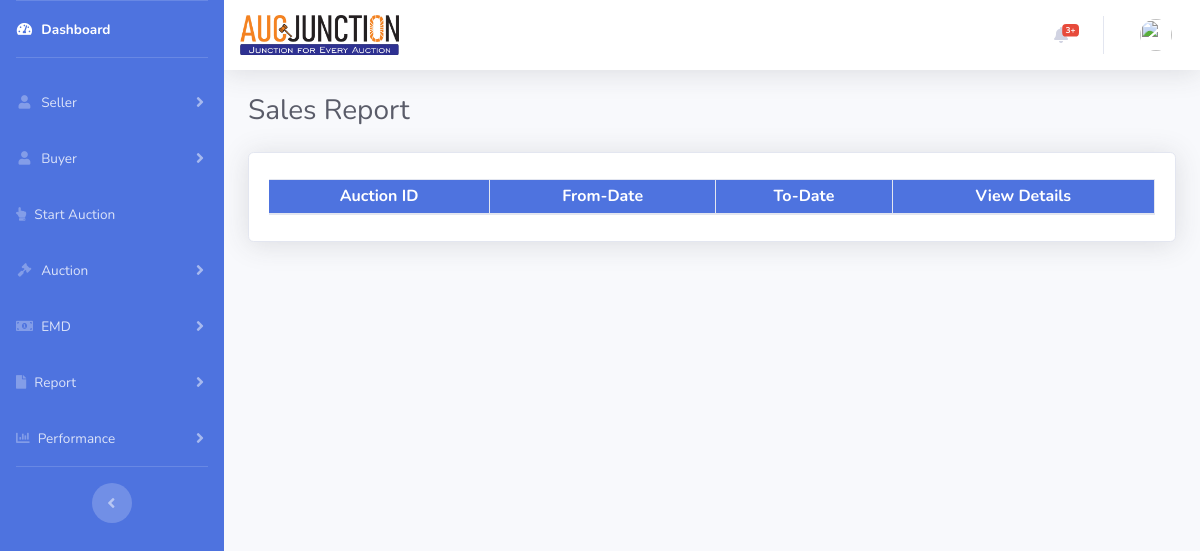
Before: /index.php/admin_salesreport with the older database file.
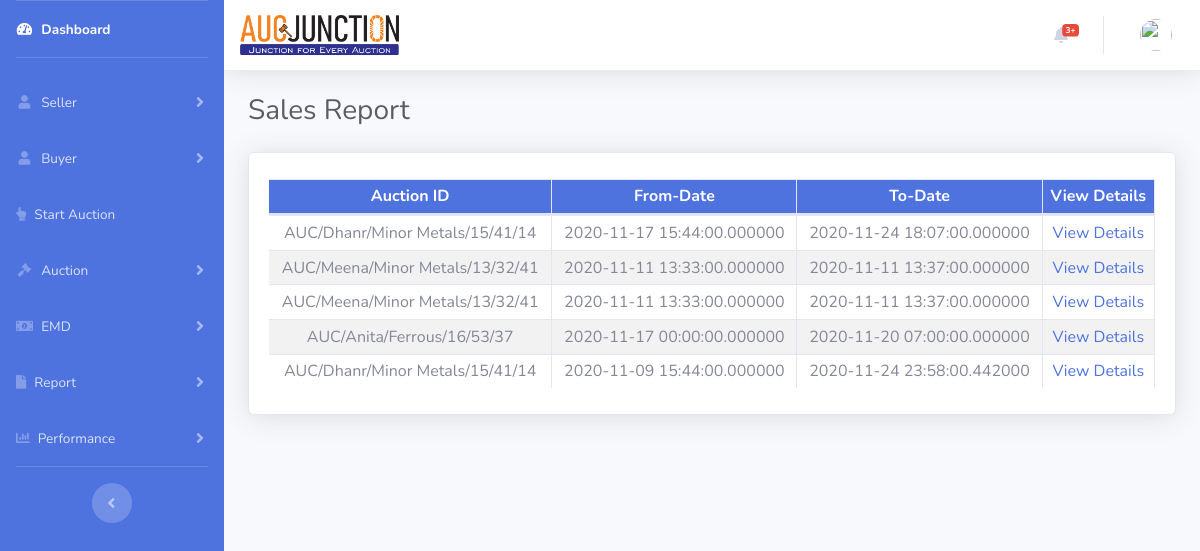
After: the same page with the newer database file.
### tables this page shows
CREATE TABLE `biddercart` (
  `id` int(11) NOT NULL,
  `bidderusername` varchar(100) DEFAULT NULL,
  `auctiontype` tinyint(1) DEFAULT NULL,
  `auctionid` varchar(200) DEFAULT NULL,
  `lotno` varchar(200) DEFAULT NULL,
  `aucstartdate_time` datetime(6) DEFAULT NULL,
  `aucclosedate_time` datetime(6) DEFAULT NULL,
  `bidstart` varchar(50) DEFAULT NULL,
  `bidprice` varchar(50) DEFAULT NULL,
  `bidmaxvalue` varchar(100) DEFAULT NULL,
  `bidamount` varchar(100) DEFAULT NULL,
  `emdpaid` tinyint(1) DEFAULT NULL,
  `emdrequest` tinyint(1) DEFAULT NULL,
  `emd_paid_dd` tinyint(1) DEFAULT NULL,
  `upload_dd` text DEFAULT NULL,
  `mybid_val` varchar(200) DEFAULT NULL,
  `abidmaxvalue` varchar(50) DEFAULT NULL,
  `abidslab` varchar(50) DEFAULT NULL,
  `abidding` tinyint(1) NOT NULL DEFAULT 0
);

### application/controllers/Admin_salesreport.php (called while the page is built, shortened)
<?php
class Admin_salesreport extends CI_Controller {
	public function index()
	{
		$this->load->helper(array('url','html','date'));
		$time =  Date('Y-m-d H:i:s');
		$this->load->model('Admin_model');
		$data['sqldat'] = $this->Admin_model->dateclosedauc('biddercart',$time);
		$this->load->library('session');
		$sess = array('sessi'=>$this->session->userdata('username'));
		$this->load->view('admin/header',$sess);
		$this->load->view('admin/salesreport',$data);
		$this->load->view('admin/footer');
	}
}

### index.php (called while the page is built, shortened)
<?php
require_once BASEPATH.'core/CodeIgniter.php';
?>

### application/models/Admin_model.php (called while the page is built, shortened)
<?php
   class Admin_model extends CI_Model {
	 public function dateclosedauc($table, $date){
			$this->db->select('*');
			$this->db->from($table);
			$this->db->where('aucclosedate_time <', $date);
			$query = $this->db->get();
			return $query->result();
		}
   }
?>

### application/views/admin/salesreport.php (the view, shortened to what this page needs)
        <div class="container-fluid">
      <div class="d-sm-flex align-items-center justify-content-between mb-4">
            <h1 class="h3 mb-0 text-gray-800">Sales Report</h1>
          </div>
          <div class="row">
			<div class="col-xl-12 col-lg-7">
          <div class="card shadow mb-4">
            <div class="card-body">
              <div class="table-responsive">
		<table class="table table-striped table-bordered table-sm text-center mt-5" id="dataTable" width="100%" cellspacing="0">
				<thead class="bg-primary text-white">
				<tr>
					<th>Auction ID</th>
					<th>From-Date</th>
					<th>To-Date</th>
					<th>View Details</th>
				</tr>
				</thead>
				<tbody>
					<tr>
						<?php  foreach($sqldat as $sqldata){ ?>
					<tr><td><?php echo $sqldata->auctionid; ?></td>
					<td class="up"><?php echo $sqldata->aucstartdate_time; ?></td>
					<td class="up"><?php echo $sqldata->aucclosedate_time; ?></td>
					<td class="up"><a href="<?php  echo base_url()."Admin_salesdata/index/".str_ireplace('/','-',$sqldata->auctionid);?>">View Details</a></td>
				</tr>
				<?php  } ?>
					</tr>
				</tbody>
		 </table>
		</div>
		</div>
		</div>
		</div>
		</div>
    </div>
  </div>
</body>
</html>

Changed rows visible on the page:
added biddercart: auctionid "AUC/Dhanr/Minor Metals/15/41/14", aucstartdate_time "2020-11-17 15:44:00.000000", aucclosedate_time "2020-11-24 18:07:00.000000"
added biddercart: auctionid "AUC/Meena/Minor Metals/13/32/41", aucstartdate_time "2020-11-11 13:33:00.000000", aucclosedate_time "2020-11-11 13:37:00.000000"
added biddercart: auctionid "AUC/Meena/Minor Metals/13/32/41", aucstartdate_time "2020-11-11 13:33:00.000000", aucclosedate_time "2020-11-11 13:37:00.000000"
added biddercart: auctionid "AUC/Anita/Ferrous/16/53/37", aucstartdate_time "2020-11-17 00:00:00.000000", aucclosedate_time "2020-11-20 07:00:00.000000"
added biddercart: auctionid "AUC/Dhanr/Minor Metals/15/41/14", aucstartdate_time "2020-11-09 15:44:00.000000", aucclosedate_time "2020-11-24 23:58:00.442000"
